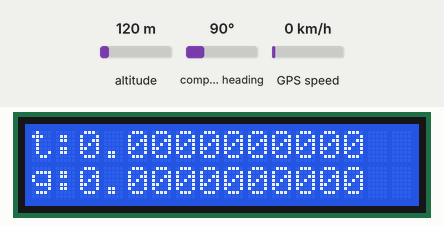
This sketch was run on a simulated Arduino Uno, built with avr-gcc and run on an emulated ATmega328P. Parts: 16×2 character LCD. Inputs (shaded band) come from the test bench; at power-on: altitude 120 m, compass heading 90°, GPS speed 0 km/h. The GPS gets a fix after 3 s at 37.7749, -122.4194 with 8 satellites; what the sketch prints to the serial monitor is not drawn.

Above: at 0.2 s.
At 3.3 s:
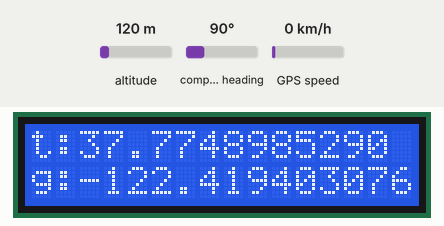

The sketch:

GPSnewupdate.ino
```cpp
#include <LiquidCrystal_I2C.h>
#include <SoftwareSerial.h>
#include <TinyGPS++.h>
LiquidCrystal_I2C lcd(0x27, 16, 2);
SoftwareSerial gpsSerial(8,9);
TinyGPSPlus gps;
double lattitude,longitude;

void setup() {
lcd.begin();
 gpsSerial.begin(9600);
 Serial.begin(9600);

  }

void loop()
{
  while (gpsSerial.available())
  {
    int data = gpsSerial.read();
    if (gps.encode(data))
    {
      lattitude = (gps.location.lat());
      longitude = (gps.location.lng());
      lcd.setCursor(0,0);
      lcd.print ("t: ");
      lcd.setCursor(2,0);
      lcd.println(gps.location.lat(), 10);
      lcd.setCursor(0,1);
      lcd.print ("g: ");
      lcd.setCursor(2,1);
      lcd.println(gps.location.lng(), 10 );
      Serial.print("lattitude: ");
      Serial.println(gps.location.lat(), 10);
      Serial.print("longitude: ");
      Serial.println(gps.location.lng(), 10);
      delay(1000);
    }
  }
}
```
